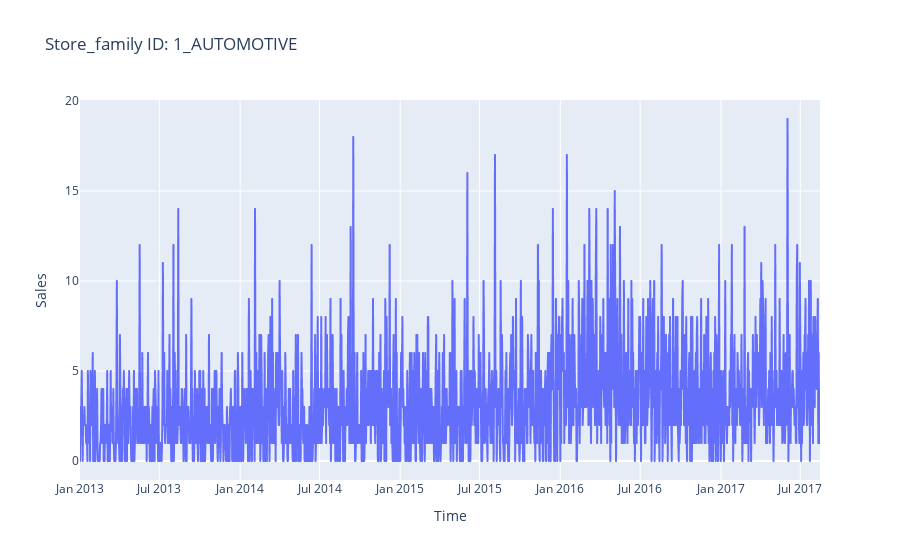

The code cell stored with this chart in its notebook:
### Code cell
plot.plot_one_sample(df_train_preprocessed, '1_AUTOMOTIVE')

### Figure 1 — Plotly figure (JSON) as saved in the notebook; plotly's stock layout.template omitted (floating-point values rounded to 4 significant figures; data arrays with more than 128 entries replaced by an {"elided": "..."} marker saying what was removed)
{"data": [{"hovertemplate": "Time=%{x}<br>Sales=%{y}<extra></extra>", "legendgroup": "", "line": {"color": "#636efa", "dash": "solid"}, "marker": {"symbol": "circle"}, "mode": "lines", "name": "", "showlegend": false, "type": "scattergl", "x": {"elided": "1688 str values"}, "xaxis": "x", "y": {"elided": "1688 int values"}, "yaxis": "y"}], "layout": {"legend": {"tracegroupgap": 0}, "title": {"text": "Store_family ID: 1_AUTOMOTIVE"}, "xaxis": {"anchor": "y", "domain": [0, 1], "title": {"text": "Time"}}, "yaxis": {"anchor": "x", "domain": [0, 1], "title": {"text": "Sales"}}}}
